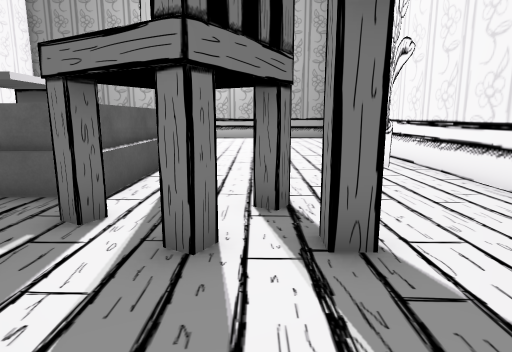
View 1 (above)

16 first-person views from a walk through a 3-D level made in the Unity game engine. The camera is 1.3 m above the floor, tilts 10° down and sees 75° across. The floor is counted in squares, 1 m on a side. Each view is taken from the middle of a square. On the plan, view 1 faces up. The plan holds only what a view shows up to about 14 squares ahead; the rest is blank. The place goes on beyond the plan.

View 2
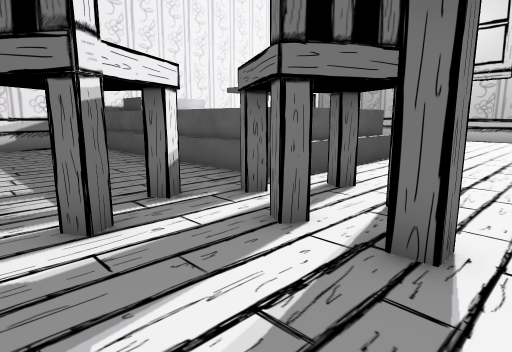

View 3
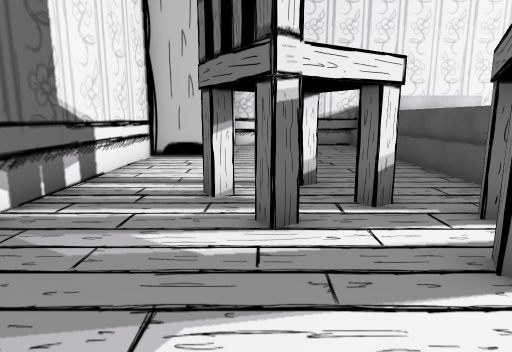

View 4
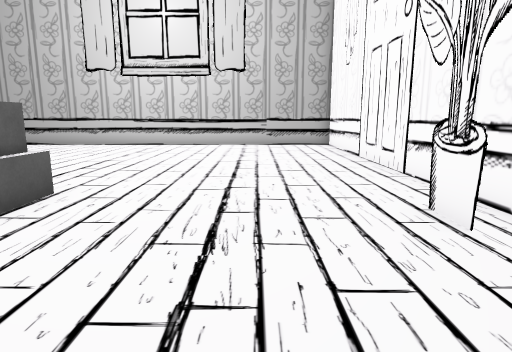

View 5
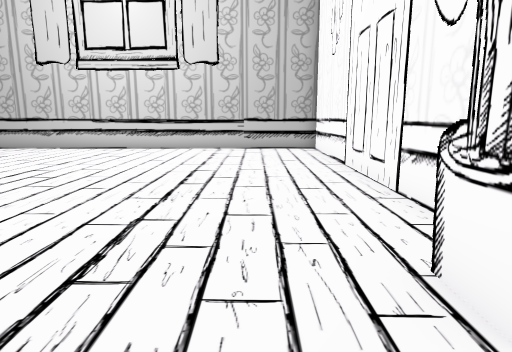

View 6
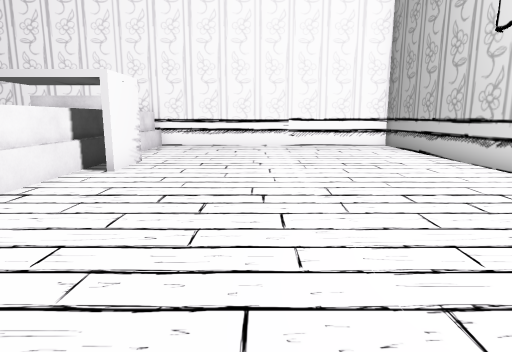

View 7
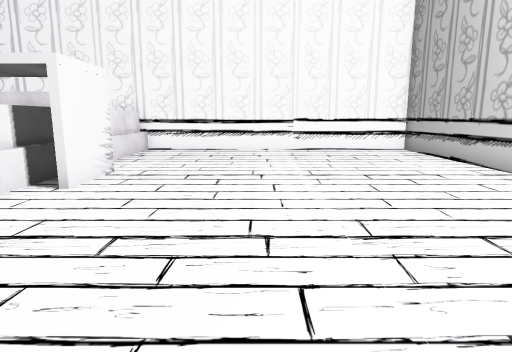

View 8
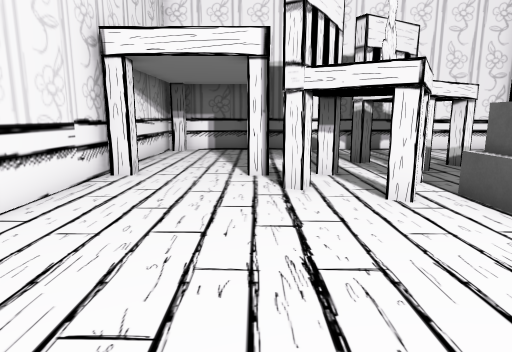

View 9
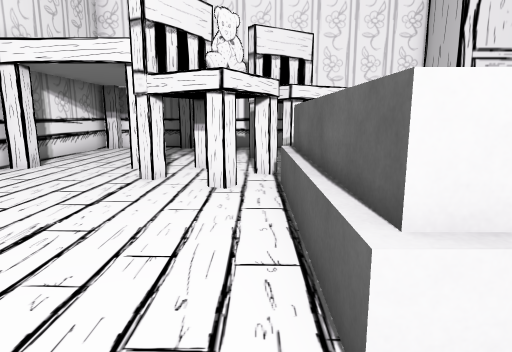

View 10
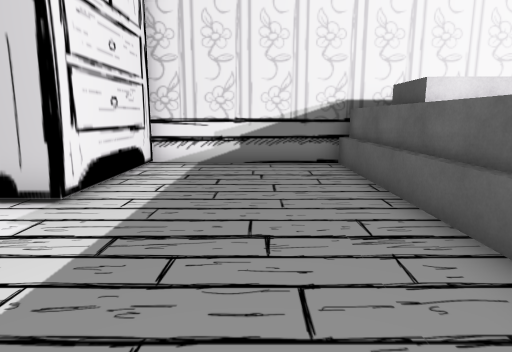

View 11
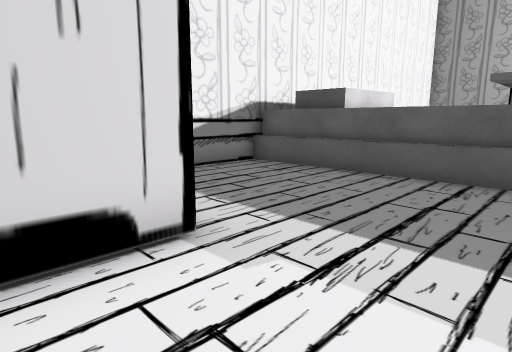

View 12
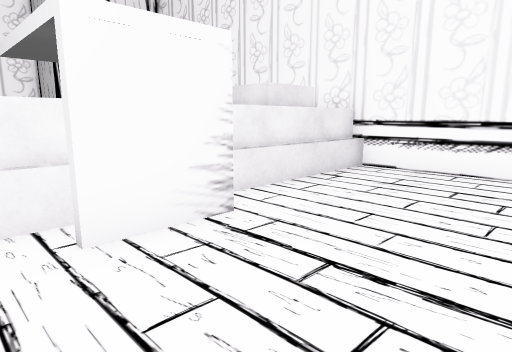

View 13
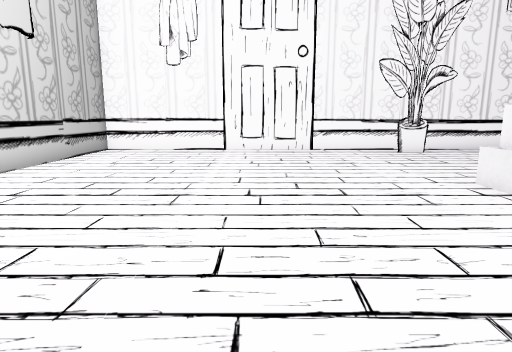

View 14
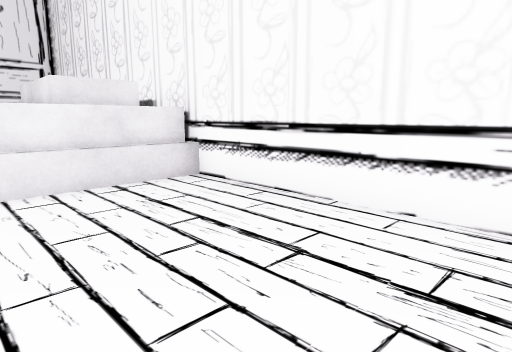

View 15
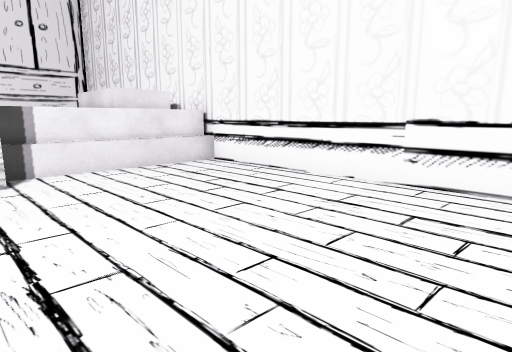

View 16
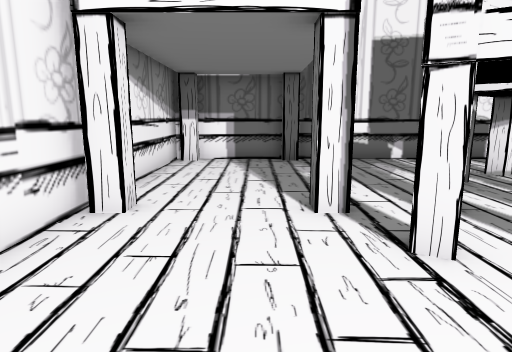

### Floor plan
Key: @ floor where view 1 was taken; # wall or solid block; . floor; = window, fence, low wall or low ledge; ^ raised ledge; C chair; P pillow; O other object.
Columns run from 14 left of view 1 to 5 right of it. Each row starts with its distance up from view 1.
 21 ####################
 20 #..................#
 19 #..................#
 18 #..................#
 17 #..................#
 16 #..................#
 15 #..................#
 14 #..................#
 13 #..................#
 12 #......OO..........#
 11 #.....OO.......... #
 10 #^P^^^###^^^......=#
  9 #P#P       ^......=#
  8 # ##       ^......=#
  7 #P#P       ^.......#
  6 #^P^^^^^^^^^.C.....#
  5 #.............C....#
  4 #...........C......#
  3 #..........C.C.O..O#
  2 #........C.........#
  1 #...........C......#
  0 #OOOOO....C...@....#
 -1      O.............#
 -2      O.........O..O#
 -3      ###############

Where each view was taken, in squares from view 1:
view 1: 0 up, 0 right, facing up
view 2: 0 up, 2 right, facing up-left
view 3: 1 up, 2 right, facing left
view 4: 5 up, 1 right, facing up
view 5: 7 up, 2 right, facing up
view 6: 15 up, 2 right, facing left
view 7: 15 up, 0 right, facing left
view 8: 11 up, 1 right, facing down
view 9: 12 up, 2 left, facing down
view 10: 3 up, 4 left, facing left
view 11: 2 down, 6 left, facing up-left
view 12: 15 up, 5 left, facing down-left
view 13: 15 up, 9 left, facing right
view 14: 17 up, 9 left, facing down-left
view 15: 19 up, 7 left, facing down-left
view 16: 8 up, 2 right, facing down
